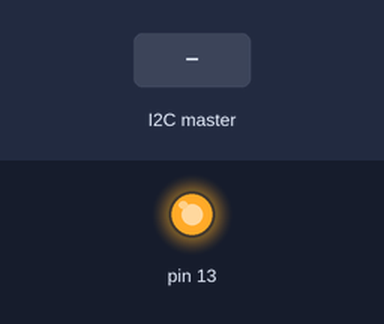
This sketch was run on a simulated Arduino Leonardo, built with avr-gcc and run on an emulated ATmega32U4. On the bench: output pins drawn as LEDs (lit = HIGH). The test bench sets the inputs (shaded band).

Above: at 1.2 s.
1.3 s: the I2C master sends "H"
At 1.8 s:
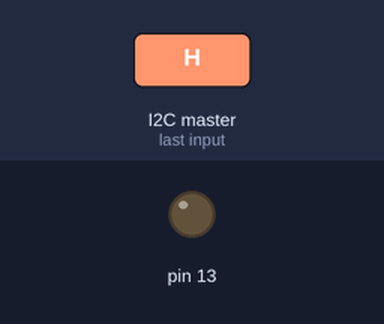
Timing chart, 0 to 4.3 s (numbered marks = the images above; inputs shaded):
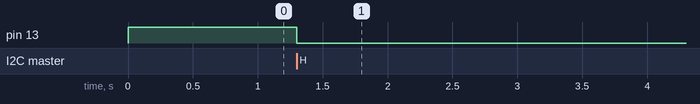

Measured:
- after the input at 1.3 s, pin 13: HIGH → LOW at once

The sketch:

Slave.ino
```cpp
//i2c Slave Code(Leonardo)
#include <Wire.h>

void setup()
{
  Wire.begin(1);
  Wire.onReceive(receiveEvent);

  pinMode(13,OUTPUT);
  digitalWrite(13,HIGH);
}

void loop()
{
}

void receiveEvent(int howMany)
{
  while(Wire.available())
  {
    char c = Wire.read();
    digitalWrite(13,LOW);
    if(c == 'H')
    {
      //digitalWrite(13,HIGH);
    }
    else if(c == 'L')
    {
      //digitalWrite(13,LOW);
    }
  }
}
```
